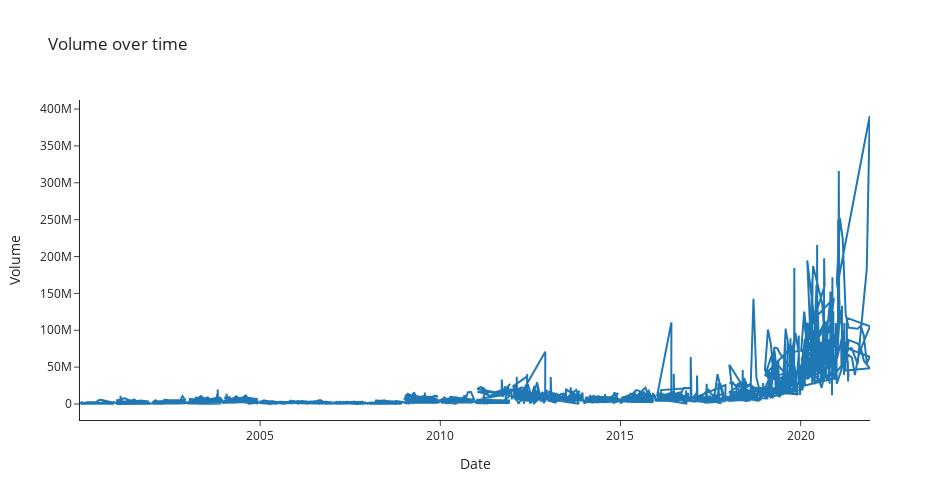

The notebook cell saved with this chart:
### Markdown cell above
### Volume over Time

### Code cell
fig = go.Figure([go.Scatter(x=tatamotors_copy.index, y=tatamotors_copy['Volume'])])
fig.update_layout(
    autosize=False,
    width=950,
    height=500,
    template='simple_white',
    title='Volume over time'
)
fig.update_xaxes(title="Date")
fig.update_yaxes(title="Volume")
fig.show()

### Figure 1 — Plotly figure (JSON) as saved in the notebook; plotly's stock layout.template omitted (floating-point values rounded to 4 significant figures; data arrays with more than 128 entries replaced by an {"elided": "..."} marker saying what was removed)
{"data": [{"type": "scatter", "x": {"elided": "5306 str values"}, "y": {"elided": "5306 int values"}}], "layout": {"autosize": false, "height": 500, "title": {"text": "Volume over time"}, "width": 950, "xaxis": {"title": {"text": "Date"}}, "yaxis": {"title": {"text": "Volume"}}}}
